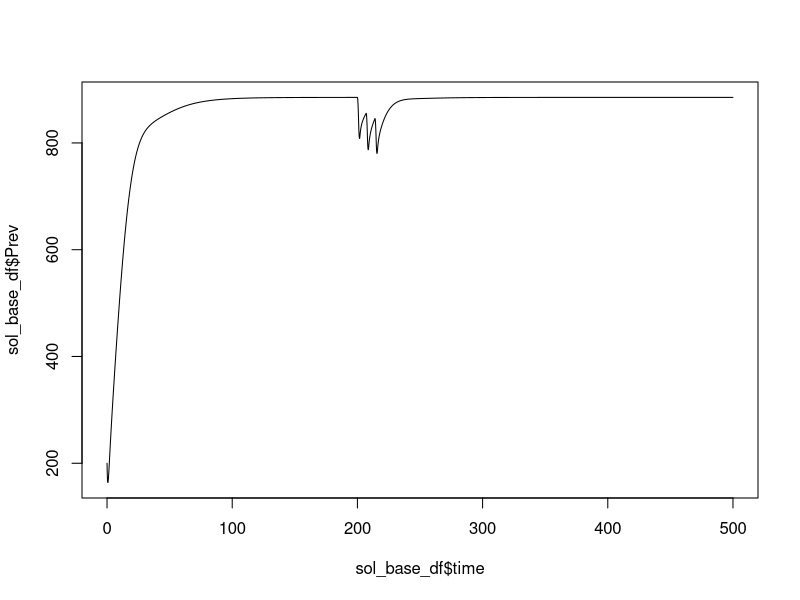
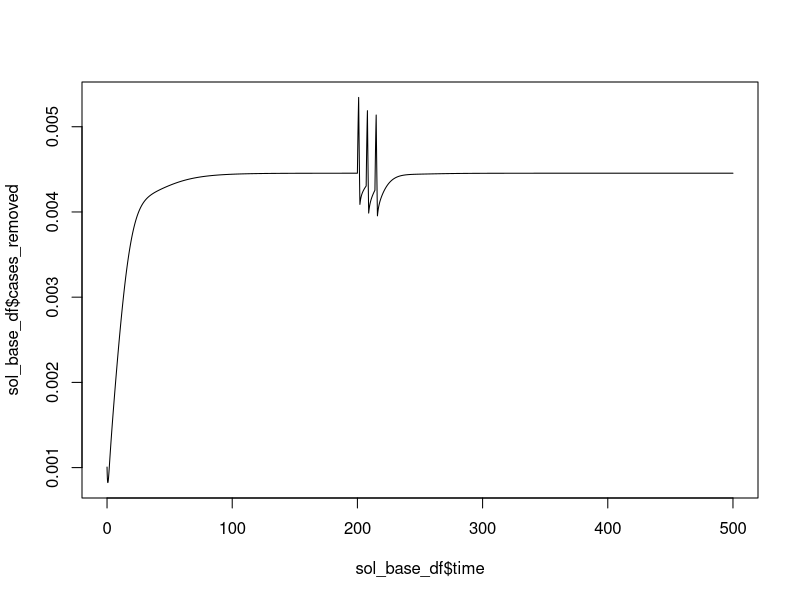
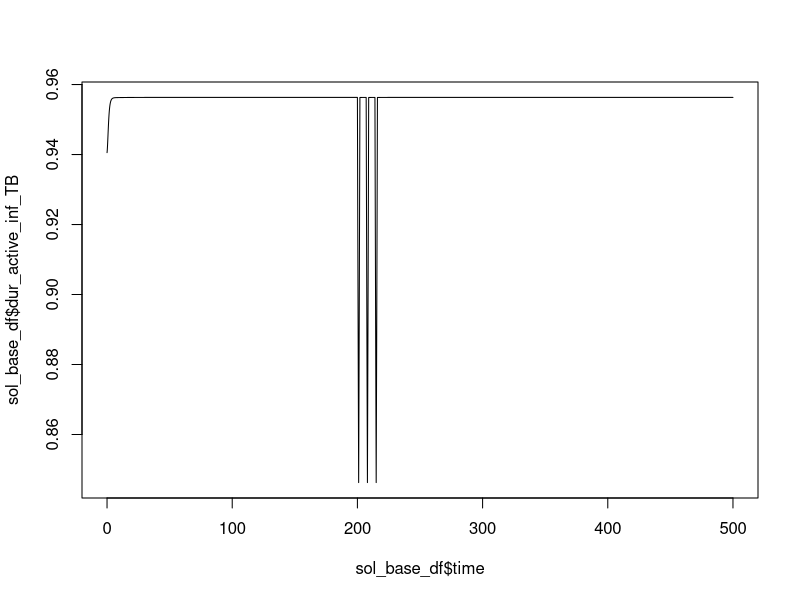
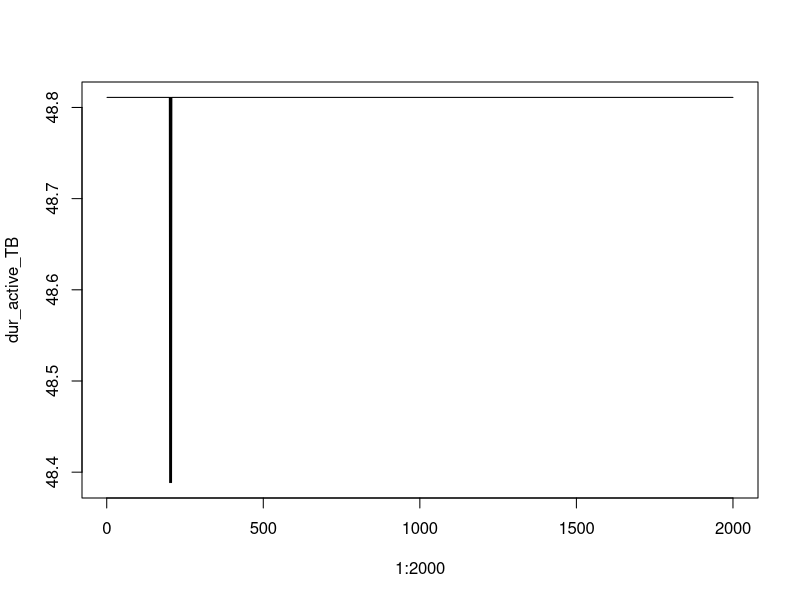

The R script that drew these images, in order:
library(deSolve)

PSmodel <- function (t, x,pars) {
  with(as.list(c(x,pars)),{
    
    pars <- pars/50
    
    del <- approxfun(x=survey_times(survey_interval),y=rep(c(CDR, CDR_survey, CDR),3),method="linear",rule=2)
    k <- approxfun(x=survey_times(survey_interval),y=rep(c(k_base, k_int, k_base),3),method="linear",rule=2) 
    
    births <- Mu*(U + Ls + Lf + I + N + C) + Mui*I + Mun*N   
    P <- U + Ls + Lf + I + N + C 
    
    #Betas
    bw <- (1-r) * b
    bc <- r * b
    
    #FOIs
    foi_basic <- bw * U * (I + (c*N))
    foi_comm <- bc * U *Ic
    foi_exo_react <- bw * a * x * (I + (c*N)) * Ls
    foi_exo_react_comm <- bc * a * x * Ic * Ls
    foi_reinf <- bw * a * x * (I + (c*N)) * C
    foi_reinf_comm <- bc * a * x * Ic * C
    
    # Derivatives
    
    dU <- births - foi_basic - foi_comm - Mu*U                    
    dLs <- ((1-a)*(foi_basic + foi_comm)) - foi_exo_react - foi_exo_react_comm - (vs + Mu)*Ls   
    dLf <- (a * (foi_basic + foi_comm)) - (vf + Mu)*Lf 
    dI <- sg*(vs*Ls + vf*Lf + foi_exo_react + foi_exo_react_comm 
                            + foi_reinf + foi_reinf_comm + p*C) + theta*N - (del(t)*k(t)*tau + Mu + Mui + nc)*I 
    dN <- (1-sg)*(vs*Ls + vf*Lf + foi_exo_react + foi_exo_react_comm 
                                + foi_reinf + foi_reinf_comm + p*C) - (theta + del(t)*k(t)*tau + Mu + Mun + nc)*N  
    dC <- (nc + del(t)*k(t)*tau)*(I + N) - foi_reinf - foi_reinf_comm - (p + Mu)*C 

    # Outputs
    
    Inc <- vs*Ls + vf*Lf + foi_exo_react + foi_exo_react_comm + foi_reinf + foi_reinf_comm + p*C 
    Inc_first <- vf*Lf
    Inc_react <- vs*Ls + foi_exo_react_comm + foi_exo_react
    Inc_reinf <- foi_reinf + foi_reinf_comm
    Inc_relap <- p*C
    Inc_recent <- Inc_first + foi_exo_react + foi_exo_react_comm + Inc_reinf 
    Inc_inf_out_comm <- foi_comm + foi_exo_react_comm + foi_reinf_comm
    case_notification_rate <- del(t) * Inc #Is this right?
    cases_removed <- del(t) * k(t) * tau * (I + N) #Is this right?
    TB_prev <- I+N                 
    Inf_prev <- Ls + Lf + I + N + C        
    TB_Deaths <- Mui*I + Mun*N
    
    dur_I <- 1/(Mu + Mui + del(t)*k(t)*tau + nc)
    dur_N <- 1/(theta + Mu + Mun + del(t)*k(t)*tau + nc)
    
    dur_active_TB <- (I*dur_I + N*dur_N)/(I + N)
    dur_active_inf_TB <- (I*dur_I + c*N*dur_N)/(I + c*N)
    
    list(
      c(dU,dLs,dLf,dI,dN,dC),
      Total = P,
      Inc = Inc * 100000 * 50,
      Inc_first = Inc_first,
      Inc_react = Inc_react,
      Inc_reinf = Inc_reinf,
      Inc_relap = Inc_relap,
      Inc_recent = Inc_recent,
      Inc_inf_out_comm = Inc_inf_out_comm,
      case_notification_rate = case_notification_rate * 100000,
      cases_removed = cases_removed,
      dur_active_TB = dur_active_TB,
      dur_active_inf_TB = dur_active_inf_TB,
      Prev = TB_prev * 100000,
      Inf_prev = Inf_prev * 100000,
      Mort = TB_Deaths * 100000
    )
  })
}

CDR_int <- function(CDR, cov, sens) {CDR + ((1-CDR)*cov*sens)}

survey_times <- function(survey_interval) {
  cumsum(c(200, 1, 1, rep(c(survey_interval, 1, 1), 2)))
}

Init_inf <- 0.2 # Fraction of the pop initially infected
yinit <- c(
  U=1-Init_inf,
  Ls=0.99*Init_inf,
  Lf=0,
  I=0.01*Init_inf,
  N=0,
  C=0)

pars_base <- c(b=22, #pa -> pts 
               p=0.01, #rate of relapse
               a=0.11, 
               vf=0.67, 
               vs=0.0005, 
               sg=0.45, 
               x=0.65, 
               nc=0.2, 
               theta=0.015,  
               Mu=0.06,
               Mui=0.3,
               Mun=0.21,
               CDR=0.7, 
               CDR_survey=CDR_int(0.7,0.7,0.9),
               tau=0.91,
               k_base=0.79,
               k_int = 0.79,
               r=0.2, 
               c=0.22, 
               Ic = 0.002, 
               survey_interval=5)

sol_base <-ode(y=yinit,times=seq(0,500, by=0.02),func=PSmodel,parms=pars_base)

#time step = 0.02 of a year; equilirbium is reached by about 100 years (=500 time steps)

sol_base_df <- as.data.frame(sol_base)

plot(sol_base_df$time, sol_base_df$Prev, type = "l")
plot(sol_base_df$time, sol_base_df$cases_removed, type = "l")
plot(sol_base_df$time, sol_base_df$dur_active_inf_TB, type = "l")


CDR <- 0.7/50
CDR_survey <- CDR_int(CDR,0.7/50,0.9/50)
survey_interval <- 1
del <- approxfun(x=survey_times(survey_interval),y=rep(c(CDR, CDR_survey, CDR),3),method="linear",rule=2)
k <- approxfun(x=survey_times(survey_interval),y=rep(c(.79),9),method="linear",rule=2) 

Mu <- 0.06/50
Mui <- 0.3/50
Mun <- 0.21/50
tau <- 0.91
theta <- 0.015/50
nc <- 0.2/50

t <- 1:2000

I <- .1
N <- .1
c <- 0.22
dur_I <- 1/(Mu + Mui + del(t)*k(t)*tau + nc)
dur_N <- 1/(theta + Mu + Mun + del(t)*k(t)*tau + nc)
dur_active_TB <- (I*dur_I + N*dur_N)/(I + N)
dur_active_inf_TB <- (I*dur_I + c*N*dur_N)/(I + c*N)

plot(1:2000, dur_active_TB, type = "l")












                 
                 
                 
